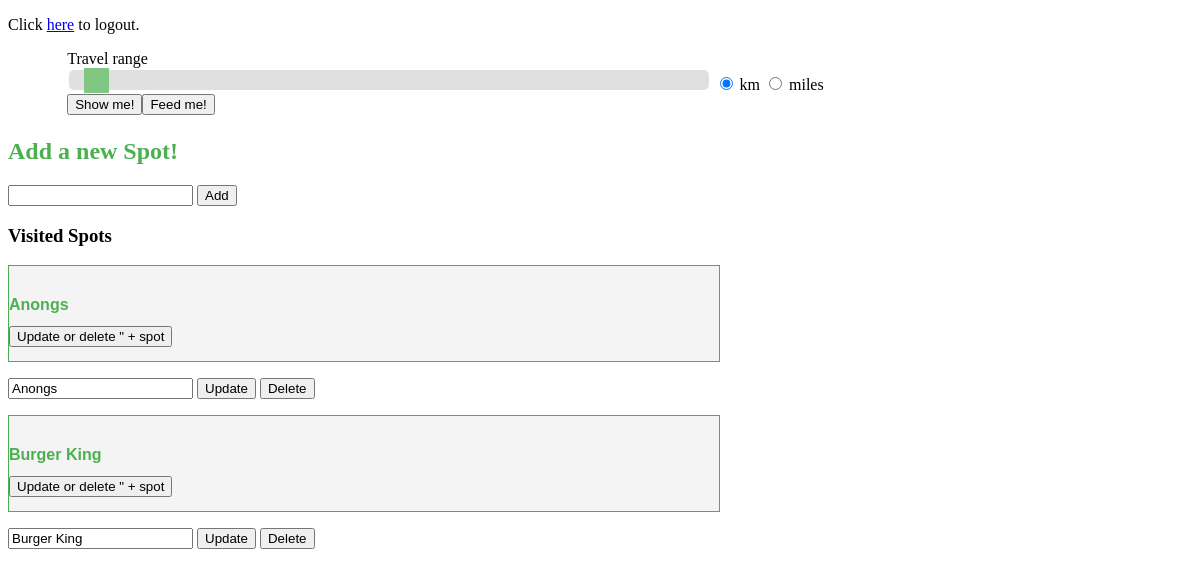
The page / (signed in) on the database its author committed.
### spotmanager.py (models this page shows, shortened)
class Spot(db.Model):
    place = db.Column(db.String(80), unique=True, nullable=False, primary_key=True)
    address = db.Column(db.String(80), unique=True)
    phone = db.Column(db.INT, unique=True)
    lat = db.Column(db.INT)
    lon = db.Column(db.INT)
    visit = db.Column(db.INT, unique=True, nullable=False)
    rating = db.Column(db.INT, unique=True, nullable=False)
    tags = db.Column(db.String(80))

### spotmanager.py (the view, shortened to what this page needs)
@app.route("/", methods=["GET", "POST"])
@login_required
def home():
    spots = None
    spots = Spot.query.all()
    return render_template("index.html", spots=spots)

### spotmanager.py (called while the page is built)
def login_required(f):
    @wraps(f)
    def wrap(*args, **kwargs):
        if 'logged_in' in session:
                return f(*args, **kwargs)
        else:
                flash('Please log in.')
                return redirect(url_for('login'))
    return wrap

### templates/index.html (shortened to what this page needs)
{% extends "base.html" %}
{% block content %}
<p>Click <a href = '/logout'>here</a> to logout.</p>
    <div class="slidecontainer">
        Travel range
        <br>
        <input id="distance" class="slider" type="range" min="500" max="50000" value="1700" />
        <form name="units" action="#">
            <label>
                <input name="group1" type="radio" value="km" checked />
                <span>km</span>
            </label>
            <label>
                <input name="group1" type="radio" value="miles" />
                <span>miles</span>
            </label>
            <br>
            <button type="button" id="options" data-rel="popup" alt="Show all places" onclick='geoFindMe(this);'>Show me!</a>
            <button type="button"  id="feedMe" data-rel="popup" alt="Choose a random location" onclick='geoFindMe(this);'>Feed me!</a>
            </form>
          </div>
    <br>
    <h2>Add a new Spot!</h2>
    <form method="POST" action="/">
      <input type="text" name="venue">
      <input type="submit" value="Add">
    </form>
    <h3>Visited Spots</h3>
    {% for spot in spots %}
      <p><div class="card">
      <h2>{{spot.place}}</h2>
      <button id="myBtn">Update or delete " + spot</button>
      </div></p>
      <form method="POST" action="./update">
        <input type="text" value="{{spot.place}}" name="newname">
        <input type="submit" value="Update">
      </form>
      <form method="POST" action="./delete">
        <input type="submit" value="Delete">
      </form>
    {% endfor %}
    {% endblock %}

### templates/base.html (shortened to what this page needs)
<!DOCTYPE html>
<html>
  <head>
    <link rel="stylesheet" href="{{ url_for('static', filename='styles/style.css') }}">
  </head>
  <body>
      <div class ="container">
            {% block content %}{% endblock %}<p></p>
        </div>
    </body>
</html>

### static/styles/style.css (style rules this page uses)
form { display: inline; }
h2 { color: #4CAF50; }
.slidecontainer { width: 90%; margin: auto; height: 50px; }
.slider { -webkit-appearance: none; appearance: none; width: 60%; height: 20px; background: lightgray; outline: none; opacity: 0.7; -webkit-transition: .2s; transition: opacity .2s; border-radius: 5px; }
.card { background-color: #f4f4f4; border: 1px solid #4CAF50; width: 60%; height: 95px; position: relative; }
.card h2 { color: #4CAF50; margin: 30px 0 12px 0; }
.card h2, .card h3, .card .time { font-family: Arial, sans-serif; font-size: 16px; }

### rows shown on the page
Spot: place "Anongs", newname "Anongs"
Spot: place "Burger King", newname "Burger King"
